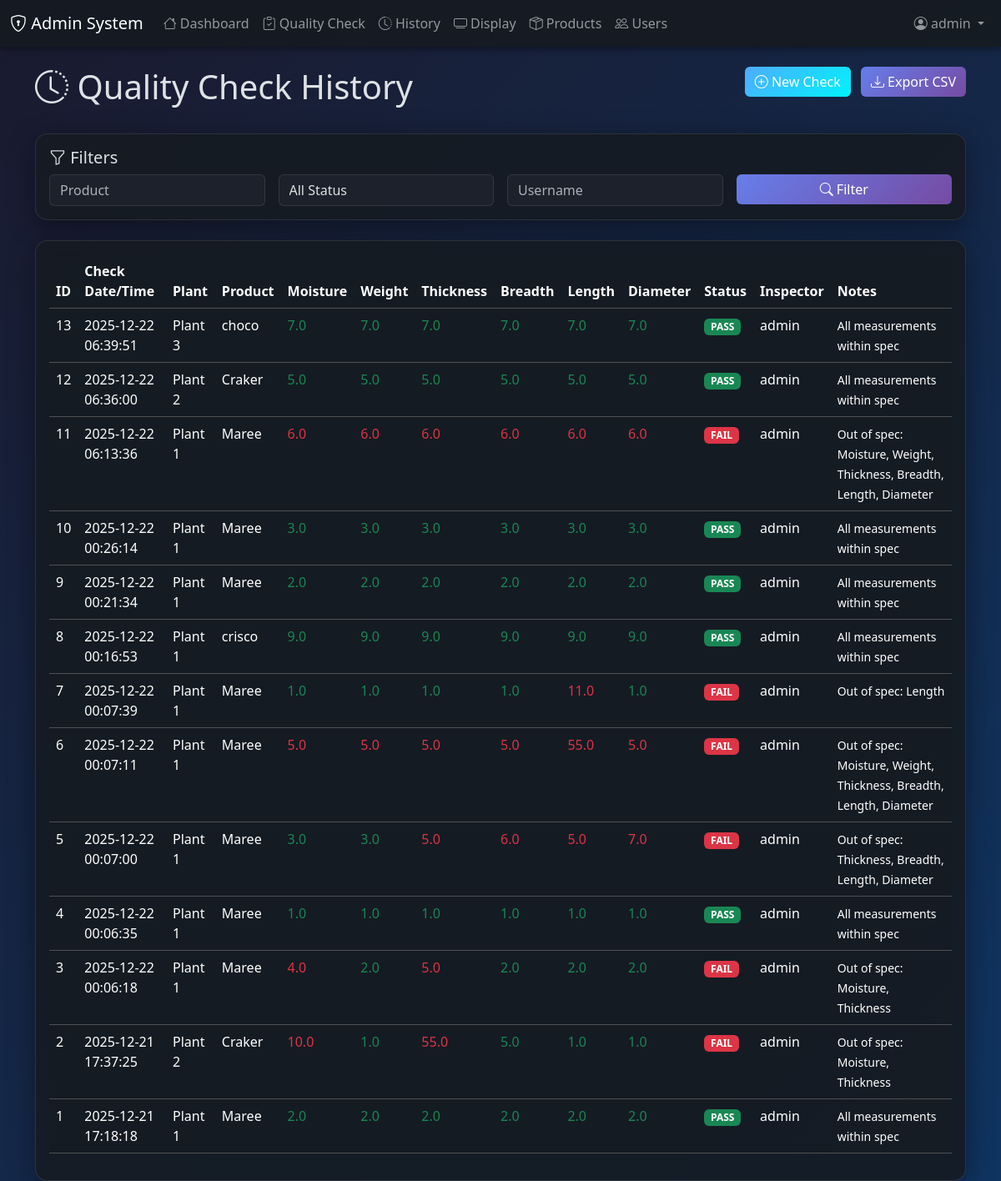
/quality-history (signed in), run on an earlier commit of the app's database.
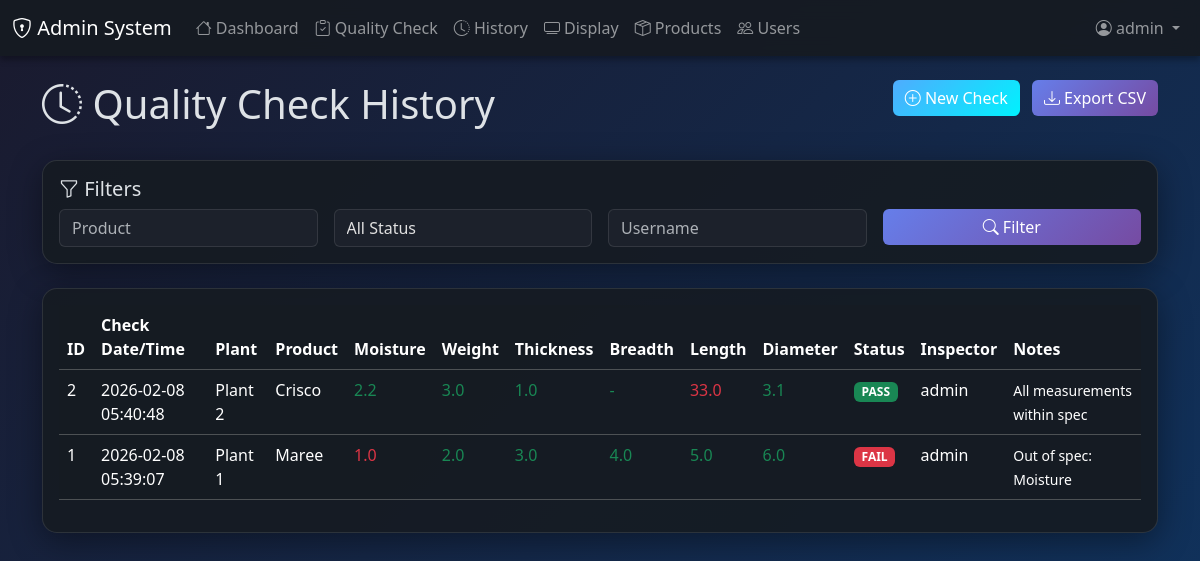
And on a later commit of the database.
### main.py (models this page shows)
class QualityCheck(db.Model):
    id = db.Column(db.Integer, primary_key=True)
    product_id = db.Column(db.String(50), db.ForeignKey('product.id'), nullable=False)
    check_date = db.Column(db.DateTime, default=datetime.utcnow)
    moisture = db.Column(db.String(20), nullable=False)  # Can be number or "-"
    weight = db.Column(db.String(20), nullable=False)
    thickness = db.Column(db.String(20), nullable=False)
    breadth = db.Column(db.String(20), nullable=False)
    length = db.Column(db.String(20), nullable=False)
    diameter = db.Column(db.String(20), nullable=False)
    status = db.Column(db.String(20), nullable=False)  # 'PASS' or 'FAIL'
    notes = db.Column(db.String(500))
    username = db.Column(db.String(80), nullable=False)

class Product(db.Model):
    id = db.Column(db.String(50), primary_key=True)  # User-defined ID
    create_date = db.Column(db.DateTime, default=datetime.utcnow)
    plant = db.Column(db.String(100), nullable=False)
    product = db.Column(db.String(100), nullable=False)
    moisture_min = db.Column(db.String(20), nullable=False)  # Can be number or "-"
    moisture_max = db.Column(db.String(20), nullable=False)
    weight_min = db.Column(db.String(20), nullable=False)
    weight_max = db.Column(db.String(20), nullable=False)
    thickness_min = db.Column(db.String(20), nullable=False)
    thickness_max = db.Column(db.String(20), nullable=False)
    breadth_min = db.Column(db.String(20), nullable=False)
    breadth_max = db.Column(db.String(20), nullable=False)
    length_min = db.Column(db.String(20), nullable=False)
    length_max = db.Column(db.String(20), nullable=False)
    diameter_min = db.Column(db.String(20), nullable=False)
    diameter_max = db.Column(db.String(20), nullable=False)
    username = db.Column(db.String(80), nullable=False)
    quality_checks = db.relationship('QualityCheck', backref='product', lazy=True)

### main.py (the view)
@app.route('/quality-history')
@login_required
def quality_history():
    product = request.args.get('product', '')
    status = request.args.get('status', '')
    username = request.args.get('username', '')
    query = QualityCheck.query
    if product:
        query = query.join(Product).filter(Product.product.contains(product))
    if status:
        query = query.filter(QualityCheck.status == status)
    if username:
        query = query.filter(QualityCheck.username.contains(username))
    checks = query.order_by(QualityCheck.check_date.desc()).all()
    return render_template('quality_history.html', checks=checks)

### main.py (called while the page is built)
def login_required(f):
    @wraps(f)
    def decorated(*args, **kwargs):
        if 'user_id' not in session:
            flash('Please login first', 'danger')
            return redirect(url_for('login'))
        return f(*args, **kwargs)
    return decorated

### templates/quality_history.html (shortened to what the changed rows need)
{% extends "base.html" %}
{% block content %}
<div class="row mb-4">
    <div class="col">
        <h1><i class="bi bi-clock-history"></i> Quality Check History</h1>
    </div>
</div>
<div class="card">
    <div class="card-body">
        <div class="table-responsive">
            <table class="table table-dark table-hover">
                <thead>
                    <tr>
                        <th>ID</th>
                        <th>Check Date/Time</th>
                        <th>Plant</th>
                        <th>Product</th>
                        <th>Moisture</th>
                        <th>Weight</th>
                        <th>Thickness</th>
                        <th>Breadth</th>
                        <th>Length</th>
                        <th>Diameter</th>
                        <th>Status</th>
                        <th>Inspector</th>
                        <th>Notes</th>
                    </tr>
                </thead>
                <tbody>
                    {% for check in checks %}
                    <tr>
                        <td>{{ check.id }}</td>
                        <td>{{ check.check_date.strftime('%Y-%m-%d %H:%M:%S') }}</td>
                        <td>{{ check.product.plant }}</td>
                        <td>{{ check.product.product }}</td>
                        <td>
                            <span class="{% if check.product.moisture_min <= check.moisture <= check.product.moisture_max %}text-success{% else %}text-danger{% endif %}">
                                {{ check.moisture }}
                            </span>
                        </td>
                        <td>
                            <span class="{% if check.product.weight_min <= check.weight <= check.product.weight_max %}text-success{% else %}text-danger{% endif %}">
                                {{ check.weight }}
                            </span>
                        </td>
                        <td>
                            <span class="{% if check.product.thickness_min <= check.thickness <= check.product.thickness_max %}text-success{% else %}text-danger{% endif %}">
                                {{ check.thickness }}
                            </span>
                        </td>
                        <td>
                            <span class="{% if check.product.breadth_min <= check.breadth <= check.product.breadth_max %}text-success{% else %}text-danger{% endif %}">
                                {{ check.breadth }}
                            </span>
                        </td>
                        <td>
                            <span class="{% if check.product.length_min <= check.length <= check.product.length_max %}text-success{% else %}text-danger{% endif %}">
                                {{ check.length }}
                            </span>
                        </td>
                        <td>
                            <span class="{% if check.product.diameter_min <= check.diameter <= check.product.diameter_max %}text-success{% else %}text-danger{% endif %}">
                                {{ check.diameter }}
                            </span>
                        </td>
                        <td>
                            <span class="badge bg-{% if check.status == 'PASS' %}success{% else %}danger{% endif %}">
                                {{ check.status }}
                            </span>
                        </td>
                        <td>{{ check.username }}</td>
                        <td><small>{{ check.notes }}</small></td>
                    </tr>
                    {% endfor %}
                </tbody>
            </table>
        </div>
    </div>
</div>
{% endblock %}

What changed in the data, as far as the page shows it:
removed QualityCheck: id "13", check_date "2025-12-22 06:39:51", product.plant "Plant 3", product.product "choco", moisture "7.0", weight "7.0", thickness "7.0", breadth "7.0", length "7.0", diameter "7.0", status "PASS", username "admin", notes "All measurements within spec"
removed QualityCheck: id "12", check_date "2025-12-22 06:36:00", product.plant "Plant 2", product.product "Craker", moisture "5.0", weight "5.0", thickness "5.0", breadth "5.0", length "5.0", diameter "5.0", status "PASS", username "admin", notes "All measurements within spec"
removed QualityCheck: id "11", check_date "2025-12-22 06:13:36", product.plant "Plant 1", product.product "Maree", moisture "6.0", weight "6.0", thickness "6.0", breadth "6.0", length "6.0", diameter "6.0", status "FAIL", username "admin", notes "Out of spec: Moisture, Weight, Thickness, Breadth, Length, Diameter"
removed QualityCheck: id "10", check_date "2025-12-22 00:26:14", product.plant "Plant 1", product.product "Maree", moisture "3.0", weight "3.0", thickness "3.0", breadth "3.0", length "3.0", diameter "3.0", status "PASS", username "admin", notes "All measurements within spec"
removed QualityCheck: id "9", check_date "2025-12-22 00:21:34", product.plant "Plant 1", product.product "Maree", moisture "2.0", weight "2.0", thickness "2.0", breadth "2.0", length "2.0", diameter "2.0", status "PASS", username "admin", notes "All measurements within spec"
removed QualityCheck: id "8", check_date "2025-12-22 00:16:53", product.plant "Plant 1", product.product "crisco", moisture "9.0", weight "9.0", thickness "9.0", breadth "9.0", length "9.0", diameter "9.0", status "PASS", username "admin", notes "All measurements within spec"
removed QualityCheck: id "7", check_date "2025-12-22 00:07:39", product.plant "Plant 1", product.product "Maree", moisture "1.0", weight "1.0", thickness "1.0", breadth "1.0", length "11.0", diameter "1.0", status "FAIL", username "admin", notes "Out of spec: Length"
removed QualityCheck: id "6", check_date "2025-12-22 00:07:11", product.plant "Plant 1", product.product "Maree", moisture "5.0", weight "5.0", thickness "5.0", breadth "5.0", length "55.0", diameter "5.0", status "FAIL", username "admin", notes "Out of spec: Moisture, Weight, Thickness, Breadth, Length, Diameter"
removed QualityCheck: id "5", check_date "2025-12-22 00:07:00", product.plant "Plant 1", product.product "Maree", moisture "3.0", weight "3.0", thickness "5.0", breadth "6.0", length "5.0", diameter "7.0", status "FAIL", username "admin", notes "Out of spec: Thickness, Breadth, Length, Diameter"
removed QualityCheck: id "4", check_date "2025-12-22 00:06:35", product.plant "Plant 1", product.product "Maree", moisture "1.0", weight "1.0", thickness "1.0", breadth "1.0", length "1.0", diameter "1.0", status "PASS", username "admin", notes "All measurements within spec"
removed QualityCheck: id "3", check_date "2025-12-22 00:06:18", product.plant "Plant 1", product.product "Maree", moisture "4.0", weight "2.0", thickness "5.0", breadth "2.0", length "2.0", diameter "2.0", status "FAIL", username "admin", notes "Out of spec: Moisture, Thickness"
changed QualityCheck "Plant 2": check_date "2025-12-21 17:37:25" → "2026-02-08 05:40:48"; product.product "Craker" → "Crisco"; moisture "10.0" → "2.2"; weight "1.0" → "3.0"; thickness "55.0" → "1.0"; breadth "5.0" → "-"; length "1.0" → "33.0"; diameter "1.0" → "3.1"; status "FAIL" → "PASS"; notes "Out of spec: Moisture, Thickness" → "All measurements within spec"
changed QualityCheck "Plant 1": check_date "2025-12-21 17:18:18" → "2026-02-08 05:39:07"; moisture "2.0" → "1.0"; thickness "2.0" → "3.0"; breadth "2.0" → "4.0"; length "2.0" → "5.0"; diameter "2.0" → "6.0"; status "PASS" → "FAIL"; notes "All measurements within spec" → "Out of spec: Moisture"
